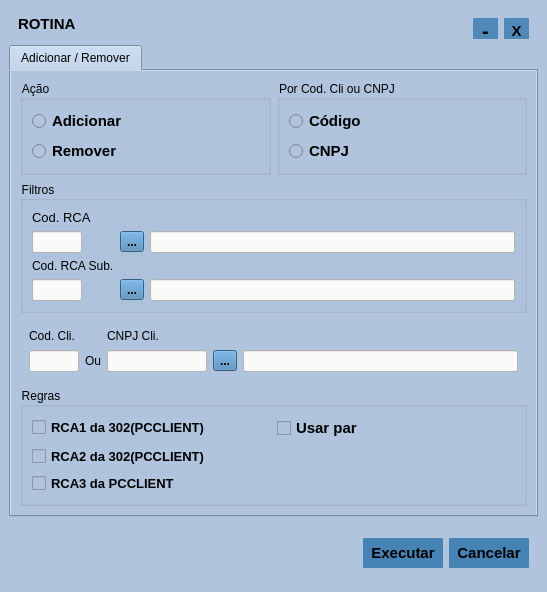
<?xml version="1.0" encoding="UTF-8"?>
<ui version="4.0">
 <class>tela</class>
 <widget class="QWidget" name="tela">
  <property name="geometry">
   <rect>
    <x>0</x>
    <y>0</y>
    <width>547</width>
    <height>578</height>
   </rect>
  </property>
  <property name="windowTitle">
   <string>Form</string>
  </property>
  <layout class="QGridLayout" name="gridLayout">
   <property name="leftMargin">
    <number>0</number>
   </property>
   <property name="topMargin">
    <number>0</number>
   </property>
   <property name="rightMargin">
    <number>0</number>
   </property>
   <property name="bottomMargin">
    <number>0</number>
   </property>
   <item row="0" column="0">
    <widget class="QWidget" name="wid_main" native="true">
     <property name="styleSheet">
      <string notr="true">QWidget{
	background-color: rgb(176, 196, 222);
}

QLineEdit{
	background-color: rgb(250, 250, 250);
}

QToolButton{
	background-color: rgb(70, 130, 180);
}

QToolButton::hover{
	background-color: rgb(50, 110, 160);
}</string>
     </property>
     <layout class="QGridLayout" name="gridLayout_2">
      <item row="2" column="0">
       <widget class="QWidget" name="wid_botoes" native="true">
        <property name="minimumSize">
         <size>
          <width>0</width>
          <height>60</height>
         </size>
        </property>
        <property name="styleSheet">
         <string notr="true">QPushButton{
	background-color: rgb(70, 130, 180);
	border-radius: 1px;
}

QPushButton::hover{
	background-color: rgb(85, 145, 200);
	border-radius: 2px;
}</string>
        </property>
        <layout class="QHBoxLayout" name="horizontalLayout">
         <item>
          <spacer name="esp_botoes">
           <property name="orientation">
            <enum>Qt::Horizontal</enum>
           </property>
           <property name="sizeHint" stdset="0">
            <size>
             <width>332</width>
             <height>20</height>
            </size>
           </property>
          </spacer>
         </item>
         <item>
          <widget class="QPushButton" name="executar_btt">
           <property name="minimumSize">
            <size>
             <width>80</width>
             <height>30</height>
            </size>
           </property>
           <property name="font">
            <font>
             <pointsize>11</pointsize>
             <weight>75</weight>
             <bold>true</bold>
            </font>
           </property>
           <property name="text">
            <string>Executar</string>
           </property>
          </widget>
         </item>
         <item>
          <widget class="QPushButton" name="fechar_btt">
           <property name="minimumSize">
            <size>
             <width>80</width>
             <height>30</height>
            </size>
           </property>
           <property name="font">
            <font>
             <pointsize>11</pointsize>
             <weight>75</weight>
             <bold>true</bold>
            </font>
           </property>
           <property name="text">
            <string>Cancelar</string>
           </property>
          </widget>
         </item>
        </layout>
       </widget>
      </item>
      <item row="1" column="0">
       <widget class="QTabWidget" name="twid_tabela">
        <property name="currentIndex">
         <number>0</number>
        </property>
        <widget class="QWidget" name="ADDREMOVE">
         <attribute name="title">
          <string>Adicionar / Remover</string>
         </attribute>
         <layout class="QGridLayout" name="gridLayout_3">
          <item row="1" column="0" colspan="2">
           <widget class="QGroupBox" name="filtros_gbox">
            <property name="title">
             <string>Filtros</string>
            </property>
            <layout class="QGridLayout" name="gridLayout_4">
             <item row="1" column="0">
              <widget class="QLineEdit" name="rca_ln">
               <property name="maximumSize">
                <size>
                 <width>50</width>
                 <height>16777215</height>
                </size>
               </property>
              </widget>
             </item>
             <item row="1" column="2">
              <widget class="QLineEdit" name="rca_nome_ln"/>
             </item>
             <item row="3" column="0">
              <widget class="QLineEdit" name="rcasub_ln">
               <property name="maximumSize">
                <size>
                 <width>50</width>
                 <height>16777215</height>
                </size>
               </property>
              </widget>
             </item>
             <item row="3" column="1">
              <widget class="QToolButton" name="rcasub_tbtt">
               <property name="font">
                <font>
                 <pointsize>9</pointsize>
                 <weight>75</weight>
                 <bold>true</bold>
                </font>
               </property>
               <property name="text">
                <string>...</string>
               </property>
              </widget>
             </item>
             <item row="1" column="1">
              <widget class="QToolButton" name="rca_tbtt">
               <property name="font">
                <font>
                 <pointsize>9</pointsize>
                 <weight>75</weight>
                 <bold>true</bold>
                </font>
               </property>
               <property name="text">
                <string>...</string>
               </property>
              </widget>
             </item>
             <item row="3" column="2">
              <widget class="QLineEdit" name="rcasub_nomeln"/>
             </item>
             <item row="0" column="0">
              <widget class="QLabel" name="rca_lb">
               <property name="font">
                <font>
                 <pointsize>10</pointsize>
                 <weight>50</weight>
                 <bold>false</bold>
                </font>
               </property>
               <property name="text">
                <string>Cod. RCA</string>
               </property>
              </widget>
             </item>
             <item row="2" column="0">
              <widget class="QLabel" name="rcasub_lb">
               <property name="font">
                <font>
                 <pointsize>9</pointsize>
                 <weight>50</weight>
                 <bold>false</bold>
                </font>
               </property>
               <property name="text">
                <string>Cod. RCA Sub.</string>
               </property>
              </widget>
             </item>
            </layout>
           </widget>
          </item>
          <item row="2" column="0" colspan="2">
           <widget class="QWidget" name="cl_gbox" native="true">
            <property name="maximumSize">
             <size>
              <width>16777215</width>
              <height>75</height>
             </size>
            </property>
            <layout class="QGridLayout" name="gridLayout_5">
             <item row="1" column="0">
              <widget class="QLineEdit" name="codcli_ln">
               <property name="maximumSize">
                <size>
                 <width>50</width>
                 <height>16777215</height>
                </size>
               </property>
              </widget>
             </item>
             <item row="1" column="2">
              <widget class="QLineEdit" name="cnpjcli_ln">
               <property name="maximumSize">
                <size>
                 <width>100</width>
                 <height>16777215</height>
                </size>
               </property>
              </widget>
             </item>
             <item row="1" column="3">
              <widget class="QToolButton" name="cli_tbtt">
               <property name="font">
                <font>
                 <pointsize>9</pointsize>
                 <weight>75</weight>
                 <bold>true</bold>
                </font>
               </property>
               <property name="text">
                <string>...</string>
               </property>
              </widget>
             </item>
             <item row="1" column="4">
              <widget class="QLineEdit" name="cliente_ln"/>
             </item>
             <item row="1" column="1">
              <widget class="QLabel" name="ou_lb">
               <property name="text">
                <string>Ou</string>
               </property>
              </widget>
             </item>
             <item row="0" column="0">
              <widget class="QLabel" name="codcli_lb">
               <property name="text">
                <string>Cod. Cli.</string>
               </property>
              </widget>
             </item>
             <item row="0" column="2">
              <widget class="QLabel" name="cnpjcli_lb">
               <property name="text">
                <string>CNPJ Cli.</string>
               </property>
              </widget>
             </item>
            </layout>
           </widget>
          </item>
          <item row="3" column="0" colspan="2">
           <widget class="QGroupBox" name="regras_gbox">
            <property name="title">
             <string>Regras</string>
            </property>
            <layout class="QGridLayout" name="gridLayout_6">
             <item row="0" column="0">
              <widget class="QCheckBox" name="rca1_302_cbox">
               <property name="font">
                <font>
                 <pointsize>10</pointsize>
                 <weight>75</weight>
                 <bold>true</bold>
                </font>
               </property>
               <property name="text">
                <string>RCA1 da 302(PCCLIENT)</string>
               </property>
              </widget>
             </item>
             <item row="2" column="0">
              <widget class="QCheckBox" name="rca3_302_cbox">
               <property name="font">
                <font>
                 <pointsize>10</pointsize>
                 <weight>75</weight>
                 <bold>true</bold>
                </font>
               </property>
               <property name="text">
                <string>RCA3 da PCCLIENT</string>
               </property>
              </widget>
             </item>
             <item row="0" column="1">
              <widget class="QCheckBox" name="util_par_cbox">
               <property name="font">
                <font>
                 <pointsize>11</pointsize>
                 <weight>75</weight>
                 <bold>true</bold>
                </font>
               </property>
               <property name="text">
                <string>Usar par</string>
               </property>
              </widget>
             </item>
             <item row="1" column="0">
              <widget class="QCheckBox" name="rca2_302_cbox">
               <property name="font">
                <font>
                 <pointsize>10</pointsize>
                 <weight>75</weight>
                 <bold>true</bold>
                </font>
               </property>
               <property name="text">
                <string>RCA2 da 302(PCCLIENT)</string>
               </property>
              </widget>
             </item>
            </layout>
           </widget>
          </item>
          <item row="0" column="1">
           <widget class="QGroupBox" name="codcnpj_gbox">
            <property name="maximumSize">
             <size>
              <width>16777215</width>
              <height>100</height>
             </size>
            </property>
            <property name="title">
             <string>Por Cod. Cli ou CNPJ</string>
            </property>
            <layout class="QVBoxLayout" name="verticalLayout_2">
             <item>
              <widget class="QRadioButton" name="codcli_rbtt">
               <property name="font">
                <font>
                 <pointsize>11</pointsize>
                 <weight>75</weight>
                 <bold>true</bold>
                </font>
               </property>
               <property name="text">
                <string>Código</string>
               </property>
              </widget>
             </item>
             <item>
              <widget class="QRadioButton" name="cnpj_rbtt">
               <property name="font">
                <font>
                 <pointsize>11</pointsize>
                 <weight>75</weight>
                 <bold>true</bold>
                </font>
               </property>
               <property name="text">
                <string>CNPJ</string>
               </property>
              </widget>
             </item>
            </layout>
           </widget>
          </item>
          <item row="0" column="0">
           <widget class="QGroupBox" name="acao_gbox">
            <property name="maximumSize">
             <size>
              <width>16777215</width>
              <height>100</height>
             </size>
            </property>
            <property name="title">
             <string>Ação</string>
            </property>
            <layout class="QVBoxLayout" name="verticalLayout">
             <item>
              <widget class="QRadioButton" name="add_rbtt">
               <property name="font">
                <font>
                 <pointsize>11</pointsize>
                 <weight>75</weight>
                 <bold>true</bold>
                </font>
               </property>
               <property name="text">
                <string>Adicionar</string>
               </property>
              </widget>
             </item>
             <item>
              <widget class="QRadioButton" name="rem_ebtt">
               <property name="font">
                <font>
                 <pointsize>11</pointsize>
                 <weight>75</weight>
                 <bold>true</bold>
                </font>
               </property>
               <property name="text">
                <string>Remover</string>
               </property>
              </widget>
             </item>
            </layout>
           </widget>
          </item>
         </layout>
        </widget>
       </widget>
      </item>
      <item row="0" column="0">
       <widget class="QWidget" name="wid_janela" native="true">
        <property name="minimumSize">
         <size>
          <width>0</width>
          <height>30</height>
         </size>
        </property>
        <property name="styleSheet">
         <string notr="true">QPushButton{
	background-color: rgba(70, 130, 180, 230);
	border-radius: 1px;
}

QPushButton#min_btt::hover{
	background-color: rgb(50, 110, 160);
	border-radius: 2px;
}

QPushButton#x_btt::hover{
	background-color: rgb(255, 10, 15);
	border-radius: 2px;
}</string>
        </property>
        <layout class="QHBoxLayout" name="horizontalLayout_2">
         <item>
          <widget class="QLabel" name="rotina_lb">
           <property name="font">
            <font>
             <pointsize>11</pointsize>
             <weight>75</weight>
             <bold>true</bold>
            </font>
           </property>
           <property name="text">
            <string>ROTINA</string>
           </property>
          </widget>
         </item>
         <item>
          <spacer name="esp_janela">
           <property name="orientation">
            <enum>Qt::Horizontal</enum>
           </property>
           <property name="sizeHint" stdset="0">
            <size>
             <width>40</width>
             <height>20</height>
            </size>
           </property>
          </spacer>
         </item>
         <item>
          <widget class="QPushButton" name="min_btt">
           <property name="minimumSize">
            <size>
             <width>25</width>
             <height>25</height>
            </size>
           </property>
           <property name="font">
            <font>
             <pointsize>15</pointsize>
             <weight>75</weight>
             <bold>true</bold>
            </font>
           </property>
           <property name="text">
            <string>-</string>
           </property>
          </widget>
         </item>
         <item>
          <widget class="QPushButton" name="x_btt">
           <property name="minimumSize">
            <size>
             <width>25</width>
             <height>25</height>
            </size>
           </property>
           <property name="font">
            <font>
             <pointsize>11</pointsize>
             <weight>75</weight>
             <bold>true</bold>
            </font>
           </property>
           <property name="text">
            <string>X</string>
           </property>
          </widget>
         </item>
        </layout>
       </widget>
      </item>
     </layout>
    </widget>
   </item>
  </layout>
 </widget>
 <tabstops>
  <tabstop>twid_tabela</tabstop>
  <tabstop>add_rbtt</tabstop>
  <tabstop>rem_ebtt</tabstop>
  <tabstop>codcli_rbtt</tabstop>
  <tabstop>cnpj_rbtt</tabstop>
  <tabstop>rca_ln</tabstop>
  <tabstop>rca_tbtt</tabstop>
  <tabstop>rca_nome_ln</tabstop>
  <tabstop>rcasub_ln</tabstop>
  <tabstop>rcasub_tbtt</tabstop>
  <tabstop>rcasub_nomeln</tabstop>
  <tabstop>codcli_ln</tabstop>
  <tabstop>cnpjcli_ln</tabstop>
  <tabstop>cli_tbtt</tabstop>
  <tabstop>cliente_ln</tabstop>
  <tabstop>rca1_302_cbox</tabstop>
  <tabstop>rca2_302_cbox</tabstop>
  <tabstop>rca3_302_cbox</tabstop>
  <tabstop>util_par_cbox</tabstop>
  <tabstop>executar_btt</tabstop>
  <tabstop>fechar_btt</tabstop>
  <tabstop>min_btt</tabstop>
  <tabstop>x_btt</tabstop>
 </tabstops>
 <resources/>
 <connections/>
</ui>
